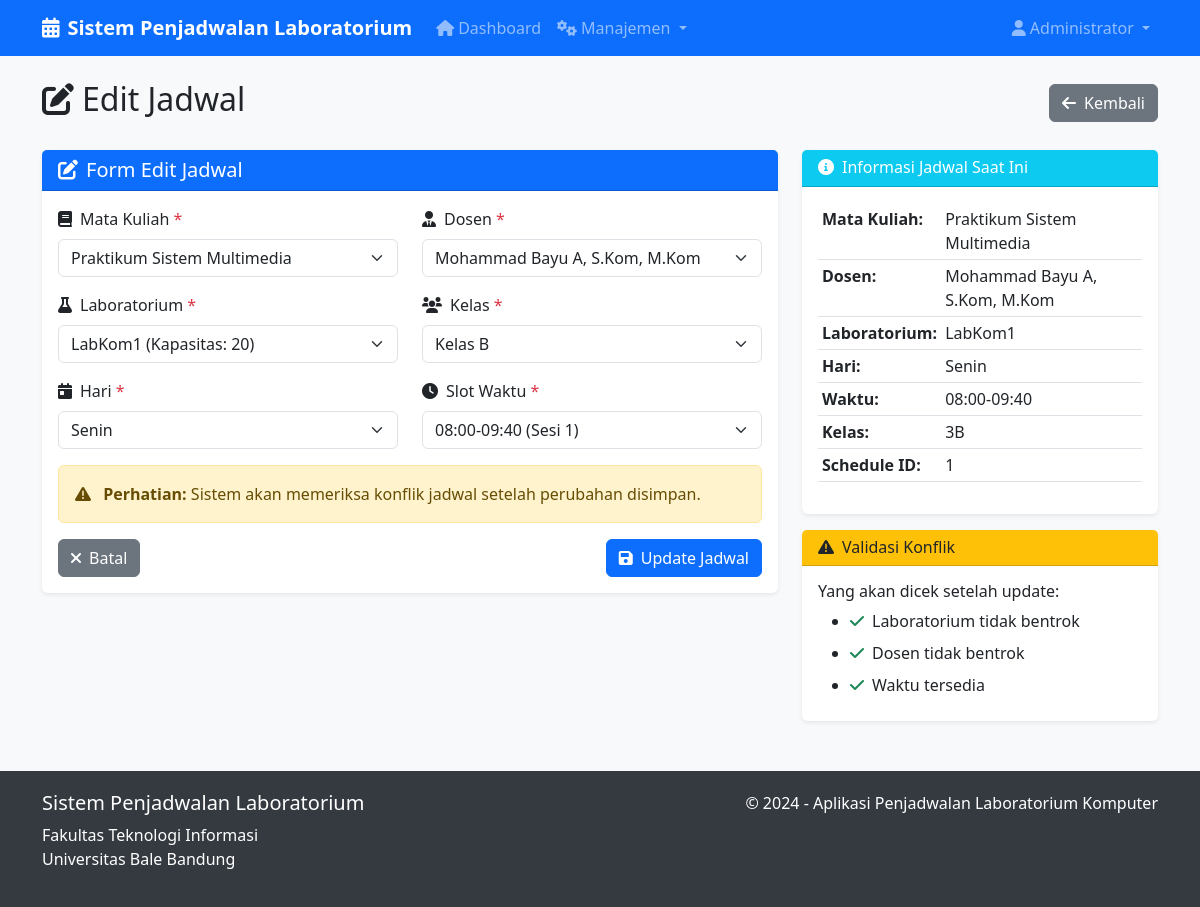
Before: /schedules/edit/1 (signed in) with the older database file.
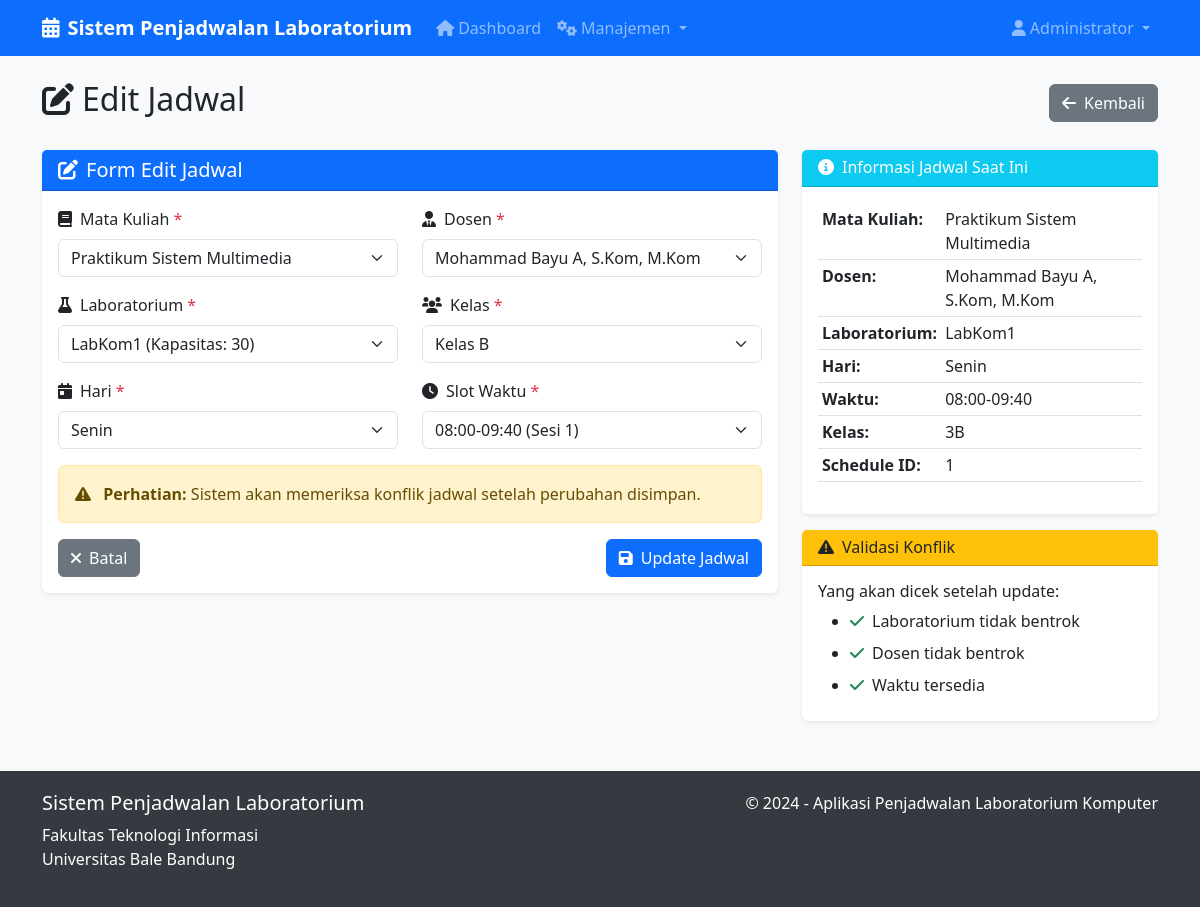
After: the same page with the newer database file.
### app.py (models this page shows)
class Schedule(db.Model):
    id = db.Column(db.Integer, primary_key=True)
    course_id = db.Column(db.Integer, db.ForeignKey('course.id'), nullable=False)
    lecturer_id = db.Column(db.Integer, db.ForeignKey('user.id'), nullable=False)
    lab_id = db.Column(db.Integer, db.ForeignKey('lab.id'), nullable=False)
    day = db.Column(db.String(10), nullable=False)  # Senin, Selasa, etc.
    time_slot = db.Column(db.String(20), nullable=False)  # 08:00-10:00, etc.
    class_name = db.Column(db.String(5), nullable=False)  # A, B, C
    created_at = db.Column(db.DateTime, default=datetime.utcnow)

class Lab(db.Model):
    id = db.Column(db.Integer, primary_key=True)
    lab_name = db.Column(db.String(50), nullable=False)
    capacity = db.Column(db.Integer, nullable=False)
    schedules = db.relationship('Schedule', backref='laboratory', lazy=True)

class Course(db.Model):
    id = db.Column(db.Integer, primary_key=True)
    code = db.Column(db.String(20), unique=True, nullable=False)
    course_name = db.Column(db.String(100), nullable=False)
    semester = db.Column(db.Integer, nullable=False)  # 1-8
    sks = db.Column(db.Integer, nullable=False)  # 1-4
    schedules = db.relationship('Schedule', backref='course', lazy=True)

class User(db.Model):
    id = db.Column(db.Integer, primary_key=True)
    username = db.Column(db.String(80), unique=True, nullable=False)
    password = db.Column(db.String(120), nullable=False)
    role = db.Column(db.String(20), nullable=False)  # admin, staff, lecturer
    full_name = db.Column(db.String(100), nullable=False)
    schedules = db.relationship('Schedule', backref='lecturer', lazy=True)

### app.py (the view, shortened to what this page needs)
@app.route('/schedules/edit/<int:id>', methods=['GET', 'POST'])
@role_required('admin', 'staff')
def edit_schedule(id):
    schedule = Schedule.query.get_or_404(id)
    courses = Course.query.all()
    lecturers = User.query.filter_by(role='lecturer').all()
    labs = Lab.query.all()
    return render_template('edit_schedule.html',
                         schedule=schedule,
                         courses=courses,
                         lecturers=lecturers,
                         labs=labs)

### app.py (called while the page is built)
def role_required(*roles):
    def decorator(f):
        from functools import wraps
        @wraps(f)
        def decorated_function(*args, **kwargs):
            if 'user_id' not in session:
                flash('Silakan login terlebih dahulu', 'danger')
                return redirect(url_for('login'))
            user = User.query.get(session['user_id'])
            if user.role not in roles:
                flash('Anda tidak memiliki akses ke halaman ini', 'danger')
                return redirect(url_for('dashboard'))
            return f(*args, **kwargs)
        return decorated_function
    return decorator

### templates/edit_schedule.html (shortened to what the changed rows need)
{% extends "base.html" %}
{% block content %}
<div class="row">
    <div class="col-12">
        <div class="d-flex justify-content-between align-items-center mb-4">
            <h2><i class="fas fa-edit me-2"></i>Edit Jadwal</h2>
        </div>
    </div>
</div>
<div class="row">
    <div class="col-md-8">
        <div class="card">
            <div class="card-body">
                <form method="POST" id="scheduleForm">
                    <div class="row">
                        <div class="col-md-6 mb-3">
                            <label for="course_id" class="form-label">
                                <i class="fas fa-book me-2"></i>Mata Kuliah <span class="text-danger">*</span>
                            </label>
                            <select class="form-select" id="course_id" name="course_id" required>
                                {% for course in courses %}
                                <option value="{{ course.id }}" {% if course.id==schedule.course_id %}selected{% endif
                                    %}>
                                    {{ course.course_name }}
                                </option>
                                {% endfor %}
                            </select>
                        </div>
                        <div class="col-md-6 mb-3">
                            <label for="lecturer_id" class="form-label">
                                <i class="fas fa-user-tie me-2"></i>Dosen <span class="text-danger">*</span>
                            </label>
                            <select class="form-select" id="lecturer_id" name="lecturer_id" required>
                                {% for lecturer in lecturers %}
                                <option value="{{ lecturer.id }}" {% if lecturer.id==schedule.lecturer_id %}selected{%
                                    endif %}>
                                    {{ lecturer.full_name }}
                                </option>
                                {% endfor %}
                            </select>
                        </div>
                    </div>
                    <div class="row">
                        <div class="col-md-6 mb-3">
                            <label for="lab_id" class="form-label">
                                <i class="fas fa-flask me-2"></i>Laboratorium <span class="text-danger">*</span>
                            </label>
                            <select class="form-select" id="lab_id" name="lab_id" required>
                                {% for lab in labs %}
                                <option value="{{ lab.id }}" data-capacity="{{ lab.capacity }}" {% if
                                    lab.id==schedule.lab_id %}selected{% endif %}>
                                    {{ lab.lab_name }} (Kapasitas: {{ lab.capacity }})
                                </option>
                                {% endfor %}
                            </select>
                        </div>
                        <div class="col-md-6 mb-3">
                            <label for="class_name" class="form-label">
                                <i class="fas fa-users me-2"></i>Kelas <span class="text-danger">*</span>
                            </label>
                            <select class="form-select" id="class_name" name="class_name" required>
                                <option value="B" {% if schedule.class_name=='B' %}selected{% endif %}>Kelas B</option>
                            </select>
                        </div>
                    </div>
                    <div class="row">
                        <div class="col-md-6 mb-3">
                            <label for="day" class="form-label">
                                <i class="fas fa-calendar-day me-2"></i>Hari <span class="text-danger">*</span>
                            </label>
                            <select class="form-select" id="day" name="day" required>
                                <option value="Senin" {% if schedule.day=='Senin' %}selected{% endif %}>Senin</option>
                            </select>
                        </div>
                        <div class="col-md-6 mb-3">
                            <label for="time_slot" class="form-label">
                                <i class="fas fa-clock me-2"></i>Slot Waktu <span class="text-danger">*</span>
                            </label>
                            <select class="form-select" id="time_slot" name="time_slot" required>
                                <option value="08:00-09:40" {% if schedule.time_slot=='08:00-09:40' %}selected{% endif
                                    %}>08:00-09:40 (Sesi 1)</option>
                            </select>
                        </div>
                    </div>
                </form>
            </div>
        </div>
    </div>
    <div class="col-md-4">
        <div class="card">
            <div class="card-body">
                <table class="table table-sm">
                    <tr>
                        <td><strong>Hari:</strong></td>
                        <td>{{ schedule.day }}</td>
                    </tr>
                    <tr>
                        <td><strong>Waktu:</strong></td>
                        <td>{{ schedule.time_slot }}</td>
                    </tr>
                    <tr>
                        <td><strong>Kelas:</strong></td>
                        <td>{{ schedule.course.semester }}{{ schedule.class_name }}</td>
                    </tr>
                    <tr>
                        <td><strong>Schedule ID:</strong></td>
                        <td>{{ schedule.id }}</td>
                    </tr>
                </table>
            </div>
        </div>
    </div>
</div>
{% endblock %}

Changed rows visible on the page:
changed Schedule "Senin": lab_id "LabKom1 (Kapasitas: 20)" → "LabKom1 (Kapasitas: 30)"
